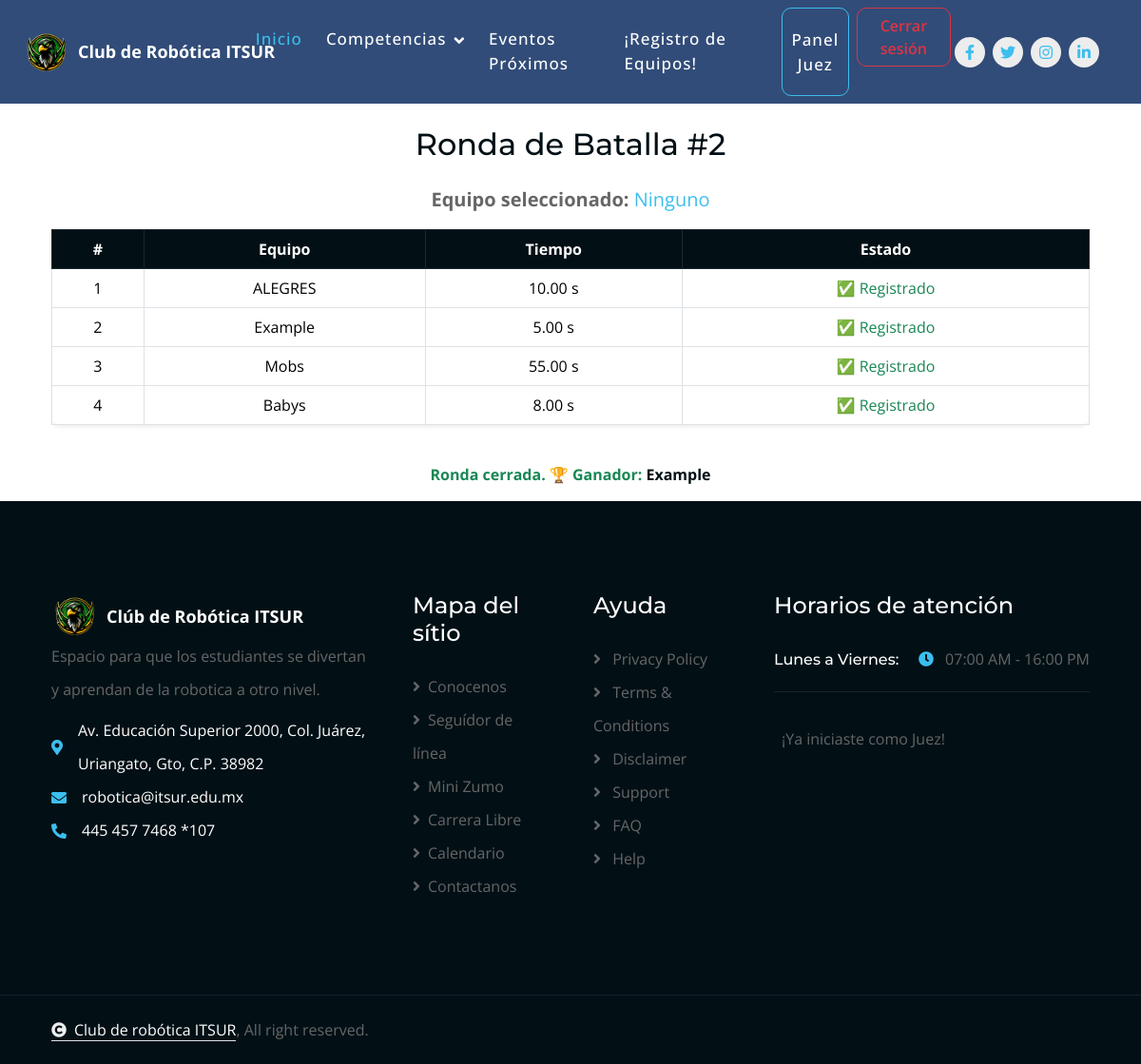
/juez/ver_ronda/2/ (signed in), run on the app's committed database.
### inicio/models.py (models this page shows, shortened)
class Batalla(models.Model):
    numero = models.AutoField(primary_key=True)
    CATEGORIAS = [
        ("SL", "Seguidor de línea"),
        ("MSRC", "Mini Sumo RC"),
        ("MSA", "Mini Sumo Autónomo"),
    ]
    equipos = models.ManyToManyField(Equipo, related_name="batallas")
    categoria = models.CharField(max_length=10, choices=[("SL", "Seguidor de línea"), ("MSRC", "Mini Sumo RC"), ("MSA", "Mini Sumo Autónomo")])
    descripcion = models.TextField(blank=True, null=True)
    fecha_inicio = models.DateTimeField(auto_now_add=True)
    fecha_fin = models.DateTimeField(null=True, blank=True)
    cerrada = models.BooleanField(default=False)
    ganador = models.ForeignKey(
        Equipo,
        on_delete=models.CASCADE,
        null=True,
        blank=True,
        related_name="batallas_ganadas",
    )

class ParticipacionRonda(models.Model):
    ronda = models.ForeignKey(Ronda, on_delete=models.CASCADE, related_name='participaciones')
    equipo = models.ForeignKey(Equipo, on_delete=models.CASCADE)
    tiempo = models.DecimalField(max_digits=6, decimal_places=2, default=0, help_text="Tiempo en segundos")
    anotaciones = models.TextField(blank=True, null=True)
    class Meta:
        unique_together = ('ronda', 'equipo')  # Un equipo solo una participación por ronda

class Equipo(models.Model):
    CATEGORIAS = [
        ("seguidor_linea", "Seguidor de línea"),
        ("mini_zumo_rc", "Mini Zumo RC"),
        ("mini_zumo_auto", "Mini Zumo Autónomo"),
    ]
    nombre_equipo = models.CharField(max_length=100)
    nombre_capitan = models.CharField(max_length=100)
    integrantes = models.TextField(help_text="Separados por comas")
    categoria = models.CharField(max_length=20, choices=CATEGORIAS)

### inicio/views.py (the view)
# urls.py: path("juez/ver_ronda/<int:batalla_id>/", views.ver_ronda, name="ver_ronda"),
@login_required
def ver_ronda(request, batalla_id):
    batalla = get_object_or_404(Batalla, pk=batalla_id)
    ronda = batalla.ronda
    participaciones = ronda.participaciones.select_related("equipo")
    tiempos_completos = all(p.tiempo > 0 for p in participaciones)
    return render(request, "ver_ronda.html", {
        "batalla": batalla,
        "ronda": ronda,
        "participaciones": participaciones,
        "tiempos_completos": tiempos_completos,
    })

### inicio/templates/ver_ronda.html
{% extends 'base.html' %}
{% load static %}
{% block content %}
  <h2 class="my-4 text-center">Ronda de Batalla #{{ batalla.numero }}</h2>
  <p class="text-center fs-5">
    <strong>Equipo seleccionado:</strong>
    <span id="equipo-seleccionado" class="text-primary">Ninguno</span>
  </p>
  <div class="container">
    <div class="table-responsive">
      <table id="tabla-equipos" class="table table-bordered table-hover text-center align-middle shadow-sm rounded">
        <thead class="table-dark">
          <tr>
            <th>#</th>
            <th>Equipo</th>
            <th>Tiempo</th>
            <th>Estado</th>
          </tr>
        </thead>
        <tbody>
          {% for p in participaciones %}
            <tr class="selectable-row" data-equipo-id="{{ p.equipo.id }}">
              <td>{{ forloop.counter }}</td>
              <td>{{ p.equipo.nombre_equipo }}</td>
              <td>{{ p.tiempo }} s</td>
              <td>
                {% if p.tiempo > 0 %}
                  <span class="text-success">✅ Registrado</span>
                {% else %}
                  <span class="text-warning">⏳ Esperando</span>
                {% endif %}
              </td>
            </tr>
          {% endfor %}
        </tbody>
      </table>
    </div>
    {% if not ronda.cerrada %}
      {% if tiempos_completos %}
        <form method="POST" action="{% url 'cerrar_ronda' batalla.pk %}" class="text-center my-4">
          {% csrf_token %}
          <button type="submit" class="btn btn-danger">Cerrar Ronda</button>
        </form>
      {% else %}
        <p class="text-center text-muted">
          <em>Aún faltan tiempos por registrar.</em>
        </p>
      {% endif %}
    {% else %}
      <p class="text-center fw-bold text-success mt-4">
        Ronda cerrada. 🏆 Ganador: <span class="text-dark">{{ batalla.ganador.nombre_equipo }}</span>
      </p>
    {% endif %}
  </div>
{% endblock %}

### data on the page
Batalla: numero "2", ganador.nombre_equipo "Example"
ParticipacionRonda: equipo.nombre_equipo "ALEGRES", tiempo "10.00", shows "✅ Registrado"
ParticipacionRonda: equipo.nombre_equipo "Example", tiempo "5.00", shows "✅ Registrado"
ParticipacionRonda: equipo.nombre_equipo "Mobs", tiempo "55.00", shows "✅ Registrado"
ParticipacionRonda: equipo.nombre_equipo "Babys", tiempo "8.00", shows "✅ Registrado"
